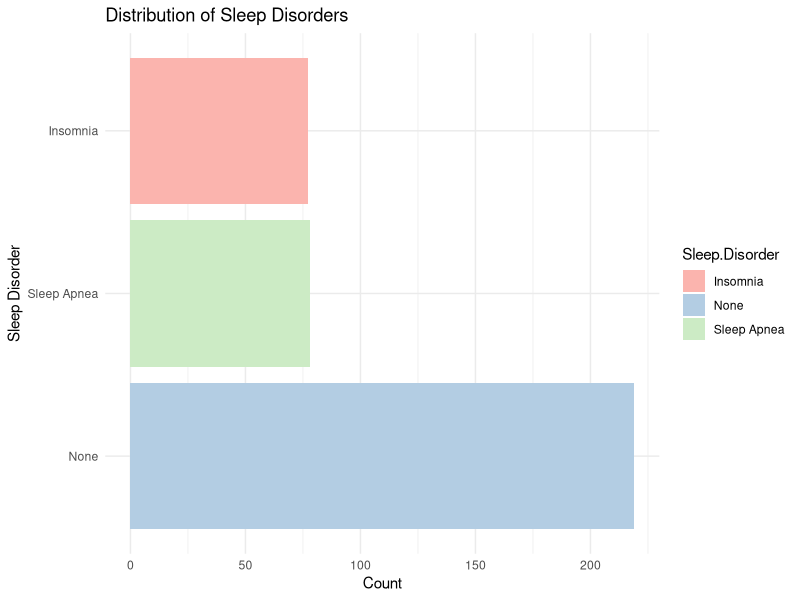
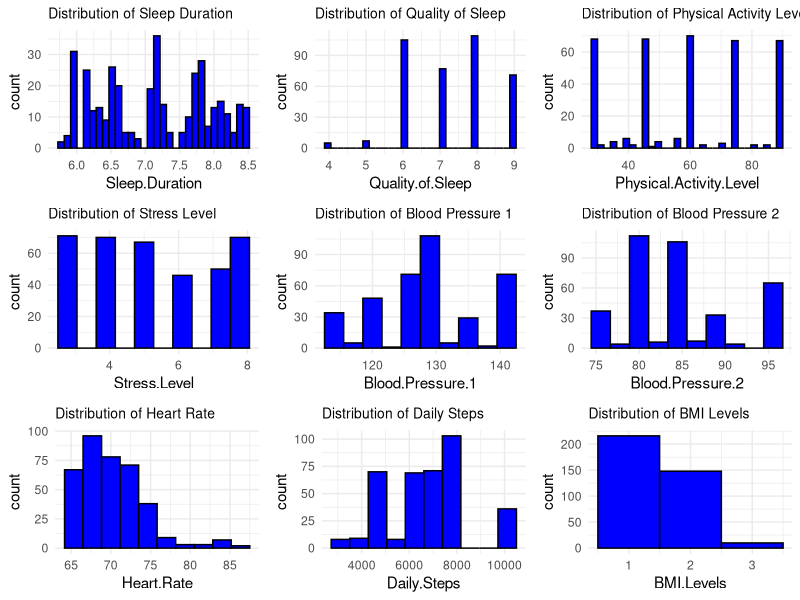
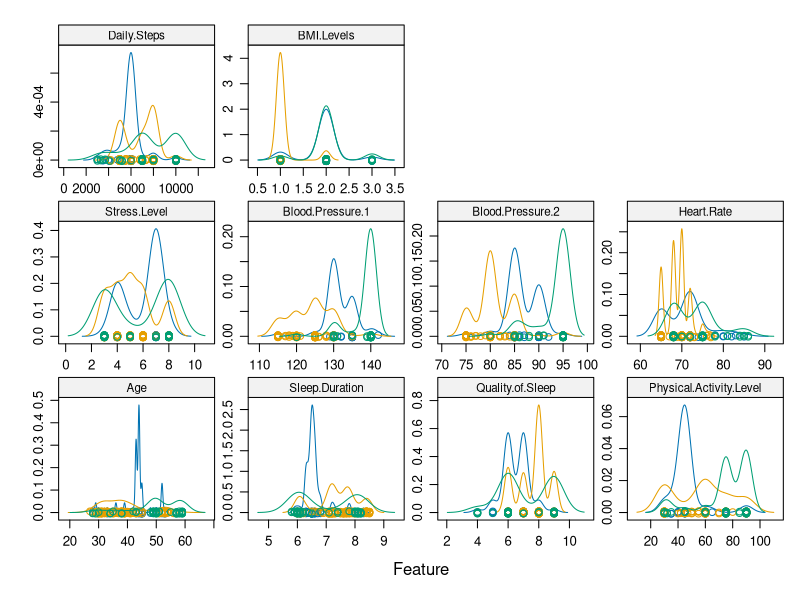

Write R code to recreate these figures, in order. (Note: this script raises an error after producing the figures.)
## ---- chunk 1
knitr::opts_chunk$set(echo = TRUE)
library(randomForest)

## ---- chunk 2
#loading libraries
library(tidyverse)
library(caret)
library(skimr)
library(gridExtra)
library(knitr)
## ---- chunk 3
#loading the data set
Sleep_dataset <- read.csv('Data/Sleep_health_and_lifestyle_dataset.csv')
# Display the first few rows of the dataset
head(Sleep_dataset)
# Summary of the dataset
summary(Sleep_dataset)
# Checking for missing values
sum(is.na(Sleep_dataset))
## ---- chunk 4
# Count the frequency of each sleep disorder category
sleep_disorder_freq <- as.data.frame(table(Sleep_dataset$Sleep.Disorder))
names(sleep_disorder_freq) <- c("Sleep.Disorder", "Count")

# Create a bar plot
ggplot(sleep_disorder_freq, aes(x = reorder(Sleep.Disorder, -Count), y = Count, fill = Sleep.Disorder)) +
  geom_bar(stat = "identity") +
  theme_minimal() +
  labs(title = "Distribution of Sleep Disorders",
       x = "Sleep Disorder",
       y = "Count") +
  scale_fill_brewer(palette = "Pastel1") +
  coord_flip() # Flip the coordinates for a horizontal bar plot
## ---- chunk 5

# Calculating Descriptive Statistics
descriptive_stats <- Sleep_dataset %>%
  summarise(across(c(Age, Sleep.Duration, Quality.of.Sleep, Physical.Activity.Level, 
                     Stress.Level, Blood.Pressure.1, Blood.Pressure.2, 
                     Heart.Rate, Daily.Steps, BMI.Levels),
                   list(mean = ~mean(., na.rm = TRUE), 
                        sd = ~sd(., na.rm = TRUE),
                        min = ~min(., na.rm = TRUE),
                        max = ~max(., na.rm = TRUE)))) 

## ---- chunk 6
# Create a data frame with the provided statistics
statistics <- data.frame(
  Variable = c("Age", "Quality of Sleep", "Physical Activity Level", "Stress Level",
               "Daily Steps", "BMI Levels", "Blood Pressure 1", "Blood Pressure 2",
               "Heart Rate", "Sleep Duration"),
  Mean = c(42, 7, 59, 5, 6816, 1, 128, 84, 70, 7.1),
  Standard_Deviation = c(8, 1, 20, 1, 1617, 0.5, 7, 6, 4, 0.79),
  Range = c("27 to 59", "4 to 9", "30 to 90", "3 to 8", "3000 to 10000", "1 to 3",
            "115 to 142", "75 to 95", "65 to 86", "5.8 to 8.5")
)

# Use knitr to create a kable for a nice-looking table
kable(statistics, caption = "Summary Statistics of Predictor Variables", align = c('l', 'c', 'c', 'c'))

## ---- chunk 7
# Adjust the size of ggtitle
title_size <- 10 
# Sleep Duration
p1 <- ggplot(Sleep_dataset, aes(x = Sleep.Duration)) +
  geom_histogram(bins = 30, fill = "blue", color = "black") +
  ggtitle("Distribution of Sleep Duration") +
  theme_minimal()+
  theme(plot.title = element_text(size = title_size))

# Quality of Sleep
p2 <- ggplot(Sleep_dataset, aes(x = Quality.of.Sleep)) +
  geom_histogram(bins = 30, fill = "blue", color = "black") +
  ggtitle("Distribution of Quality of Sleep") +
  theme_minimal()+
  theme(plot.title = element_text(size = title_size))

# Physical Activity Level
p3 <- ggplot(Sleep_dataset, aes(x = Physical.Activity.Level)) +
  geom_histogram(bins = 30, fill = "blue", color = "black") +
  ggtitle("Distribution of Physical Activity Level") +
  theme_minimal()+
  theme(plot.title = element_text(size = title_size))

# Stress Level
p4 <- ggplot(Sleep_dataset, aes(x = Stress.Level)) +
  geom_histogram(bins = 10, fill = "blue", color = "black") +
  ggtitle("Distribution of Stress Level") +
  theme_minimal()+
  theme(plot.title = element_text(size = title_size))

# Blood Pressure 1
p5 <- ggplot(Sleep_dataset, aes(x = Blood.Pressure.1)) +
  geom_histogram(bins = 10, fill = "blue", color = "black") +
  ggtitle("Distribution of Blood Pressure 1") +
  theme_minimal()+
  theme(plot.title = element_text(size = title_size))

# Blood Pressure 2
p6 <- ggplot(Sleep_dataset, aes(x = Blood.Pressure.2)) +
  geom_histogram(bins = 10, fill = "blue", color = "black") +
  ggtitle("Distribution of Blood Pressure 2") +
  theme_minimal()+
  theme(plot.title = element_text(size = title_size))

# Heart Rate
p7 <- ggplot(Sleep_dataset, aes(x = Heart.Rate)) +
  geom_histogram(bins = 10, fill = "blue", color = "black") +
  ggtitle("Distribution of Heart Rate") +
  theme_minimal()+
  theme(plot.title = element_text(size = title_size))

# Daily Steps
p8 <- ggplot(Sleep_dataset, aes(x = Daily.Steps)) +
  geom_histogram(bins = 10, fill = "blue", color = "black") +
  ggtitle("Distribution of Daily Steps") +
  theme_minimal()+
  theme(plot.title = element_text(size = title_size))

# BMI Levels
p9 <- ggplot(Sleep_dataset, aes(x = BMI.Levels)) +
  geom_histogram(bins = 3, fill = "blue", color = "black") +
  ggtitle("Distribution of BMI Levels") +
  theme_minimal()+
  theme(plot.title = element_text(size = title_size))

# Arrange the plots into a grid
grid.arrange(p1, p2, p3, p4, p5, p6, p7, p8, p9, ncol = 3)

## ---- chunk 8

set.seed(100)


trainRowNumbers <- createDataPartition(y = Sleep_dataset$Sleep.Disorder, p = 0.8, list = FALSE)
trainData <- Sleep_dataset[trainRowNumbers, ]
testData <- Sleep_dataset[-trainRowNumbers, ]


x <- trainData[, -which(names(trainData) == "Sleep.Disorder")] # predictor variables
y <- trainData$Sleep.Disorder # response variable
## ---- chunk 9
# Dropping the 'Occupation' column from the training data
trainData <- trainData[ , !(names(trainData) %in% c("Occupation"))]

# Display the first few rows of the modified training dataset
head(trainData)

## ---- chunk 10

selected_features <- c(3:7,9:12,14)

# Create a density plot using selected features
featurePlot(
  x = trainData[, selected_features],
  y = as.factor(trainData$Sleep.Disorder),
  plot = "density",
  strip = strip.custom(par.strip.text = list(cex = 0.7)),
  scales = list(x = list(relation = "free"), y = list(relation = "free"))
)

# Set seed for reproducibility
set.seed(100)

subsets <- c(1:5, 10, 15, length(selected_features))

# Define control parameters for recursive feature elimination
ctrl <- rfeControl(
  functions = rfFuncs, 
  method = "repeatedcv",
  repeats = 5,
  verbose = FALSE
)

# Perform recursive feature elimination
lmProfile <- rfe(
  x = trainData[, selected_features],
  y = as.factor(trainData$Sleep.Disorder),
  sizes = subsets,
  rfeControl = ctrl
)

# Print the profile of the recursive feature elimination
print(lmProfile)
## ---- chunk 11
skimmed <- skim(trainData)

## ---- chunk 12
# Run algorithms using 10-fold cross validation
trainData$Sleep.Disorder <- as.factor(trainData$Sleep.Disorder)
control <- trainControl(method = "repeatedcv", number = 10, repeats = 3)
metric <- "Accuracy"
## ---- chunk 13
#Train model using RF
set.seed(100)
model_rf = train(Sleep.Disorder~., data = trainData, method ='rf', trControl = control, metric = metric)
model_rf

## ---- chunk 14

Sleep_dataset$Sleep.Disorder <- as.factor(Sleep_dataset$Sleep.Disorder)
model <- randomForest(Sleep.Disorder ~ Age + Gender + Sleep.Duration +Quality.of.Sleep+Stress.Level+Physical.Activity.Level+BMI.Levels+Daily.Steps, data = Sleep_dataset)
# Save the model to an RDS file
saveRDS(model,"model_RF.rds")

## ---- chunk 15
# Train model using KNN
model_kNN = train(Sleep.Disorder~., data = trainData, method ='knn', trControl = control, metric = metric)
model_kNN
## ---- chunk 16
# Train model using SVM
model_SVM = train(Sleep.Disorder~., data = trainData, method ='svmRadial', trControl = control, metric = metric)
model_SVM
## ---- chunk 17
# Train model using LDA
model_LDA = train(Sleep.Disorder~., data = trainData, method ='lda', trControl = control, metric = metric)
model_LDA
## ---- chunk 18
models_compare <- resamples(list(RF=model_rf, kNN=model_kNN, SVMLinear=model_SVM, LDA=model_LDA))

summary(models_compare)

scales <- list(x=list(relation="free"), y=list(relation="free"))
bwplot(models_compare, scales=scales)
## ---- chunk 19
predicted = predict(model_rf, testData)
confusionMatrix(reference = as.factor(testData$Sleep.Disorder), data = predicted)

predicted = predict(model_kNN, testData)
confusionMatrix(reference = as.factor(testData$Sleep.Disorder), data = predicted)

predicted = predict(model_SVM, testData)
confusionMatrix(reference = as.factor(testData$Sleep.Disorder), data = predicted)

predicted = predict(model_LDA, testData)
confusionMatrix(reference = as.factor(testData$Sleep.Disorder), data = predicted)
## ---- chunk 20
# Create a data frame with the accuracy statistics for each model
accuracy_stats <- data.frame(
  Model = c("RF", "kNN", "SVMLinear", "LDA"),
  Min = c(0.8333333, 0.7241379, 0.7931034, 0.8000000),
  First_Qu = c(0.9000000, 0.8333333, 0.8666667, 0.8688172),
  Median = c(0.9310345, 0.8666667, 0.9000000, 0.9000000),
  Mean = c(0.9214661, 0.8691335, 0.9001505, 0.9043112),
  Third_Qu = c(0.9354839, 0.9024194, 0.9333333, 0.9321839),
  Max = c(1.0000000, 0.9677419, 1.0000000, 1.0000000)
)

# Use knitr to create a kable for a nice-looking table of accuracy statistics
accuracy_table <- kable(accuracy_stats, 
                        caption = "Accuracy Statistics for Each Model", 
                        align = c('l', 'r', 'r', 'r', 'r', 'r', 'r'))

# Print the table
accuracy_table
